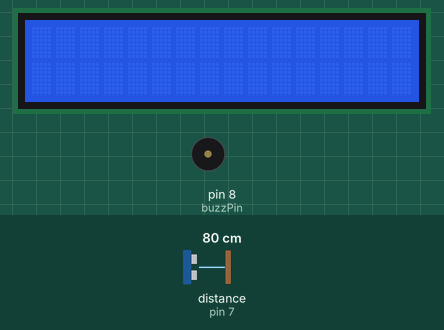
Recording of a sketch running on a simulated Arduino Uno, built with avr-gcc and run on an emulated ATmega328P. On the bench: 16×2 character LCD, buzzer (waves = sounding, pin HIGH). Wiring (inferred from the names in the program): ultrasonic range finder: trigger pin 6; echo pin 7. The inputs (shaded band) are chosen by the test bench; at power-on: distance to the obstacle (sensor on pin 7) 80 cm. The echo pulse lasts 58.3 µs per cm; pins used as bus, display or sensor lines are not drawn.

Above: at 1.2 s.
1.3 s: distance to the obstacle (sensor on pin 7) set to 27 cm
2.8 s: distance to the obstacle (sensor on pin 7) set to 24 cm
At 4.7 s:
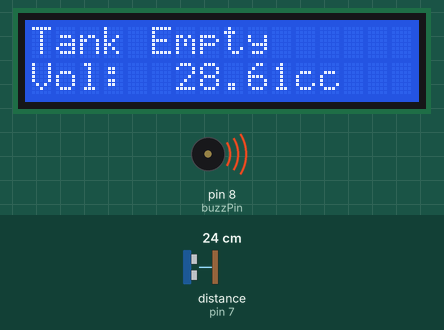
5.8 s: distance to the obstacle (sensor on pin 7) set to 18 cm
At 7.9 s:
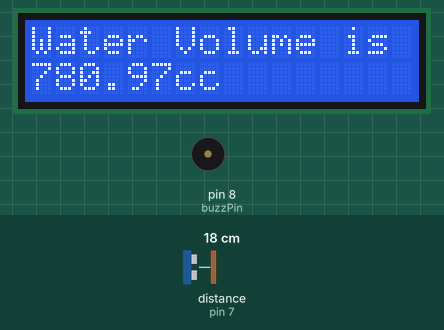
8.8 s: distance to the obstacle (sensor on pin 7) set to 14 cm
At 9.9 s:
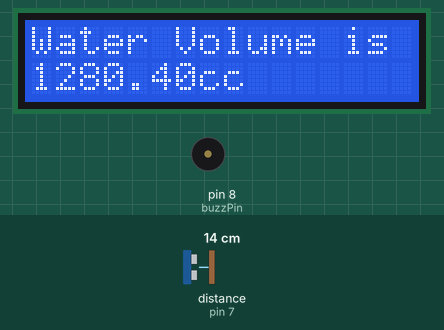
11.6 s: distance to the obstacle (sensor on pin 7) set to 11 cm
At 13.9 s:
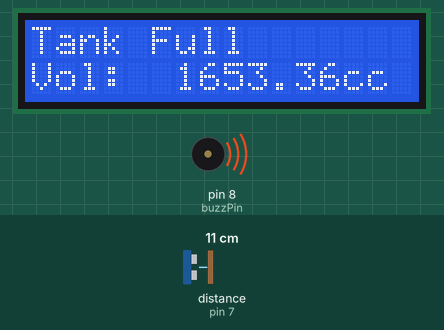
14.6 s: distance to the obstacle (sensor on pin 7) set to 8 cm
Timing chart, 0 to 17.6 s (numbered marks = the images above; inputs shaded):
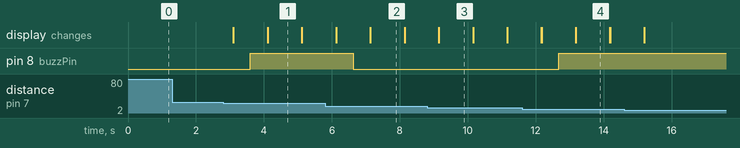

Measured:
- the behaviour switches between 25 and 24 cm on distance to the obstacle (sensor on pin 7) (found by bisection; images 0 and 1)
- the behaviour switches between 13 and 12 cm on distance to the obstacle (sensor on pin 7) (found by bisection; images 3 and 4)
- after the input at 1.3 s, every drawn part: stays the same
- after the input at 2.8 s, pin 8 (buzzPin): LOW → HIGH after 0.80 s; the display: first changes after 0.30 s (image 1 shows a later state)
- after the input at 5.8 s, pin 8 (buzzPin): HIGH → LOW after 0.83 s; the display: first differs from a run without the input after 0.33 s (image 2 shows a later state)
- after the input at 8.8 s, the display: first differs from a run without the input after 0.35 s (image 3)
- after the input at 11.6 s, pin 8 (buzzPin): LOW → HIGH after 1.1 s; the display: first differs from a run without the input after 0.58 s (image 4 shows a later state)
- what the display in image 1 shows lasts 1.0 s, from 4.1 s to 5.1 s

The sketch:

indicator.ino
```cpp
#include <LiquidCrystal.h>
#define trigPin 6
#define echoPin 7
#define buzzPin 8

LiquidCrystal lcd(12, 11, 5, 4, 3, 2);
float const c = 124.62;
float v;
float const q = 24;

void setup()
{
	lcd.begin(16,2);
	pinMode(trigPin, OUTPUT);
	pinMode(echoPin, INPUT);
	pinMode(buzzPin, OUTPUT);
}

void loop()
{
	float duration, distance;
	digitalWrite(trigPin, LOW);
	delayMicroseconds(2);

	digitalWrite(trigPin, HIGH);
	delayMicroseconds(10);
	digitalWrite(trigPin, LOW);

duration = pulseIn(echoPin, HIGH);
distance = (duration / 2) * 0.0344;

if (distance >= 9 && distance <= 12)
{
	lcd.setCursor(0, 0);
	lcd.print("Tank Full");
	v=c*(q-distance);
	lcd.setCursor(0, 1);
	lcd.println("Vol:");
	lcd.print(v);
	lcd.println("cc");
	delay(500);
	digitalWrite(buzzPin,HIGH);
}

else if (distance >= 22 && distance <= 24)
{
	lcd.setCursor(0, 0);
	lcd.print("Tank Empty");
	v=c*(q-distance);
	lcd.setCursor(0, 1);
	lcd.println("Vol:");
	lcd.print(v);
	lcd.println("cc");
	delay(500);
	digitalWrite(buzzPin,HIGH);
}

else if (distance > 12 && distance < 24)
{
	lcd.setCursor(0,0);
	lcd.print("Water Volume is :");
	v=c*(q-distance);
	lcd.setCursor(0,1);
	lcd.print(v);
	lcd.println("cc");
	delay(500);
	digitalWrite(buzzPin,LOW);
}

delay(500);
lcd.clear();

}
```
